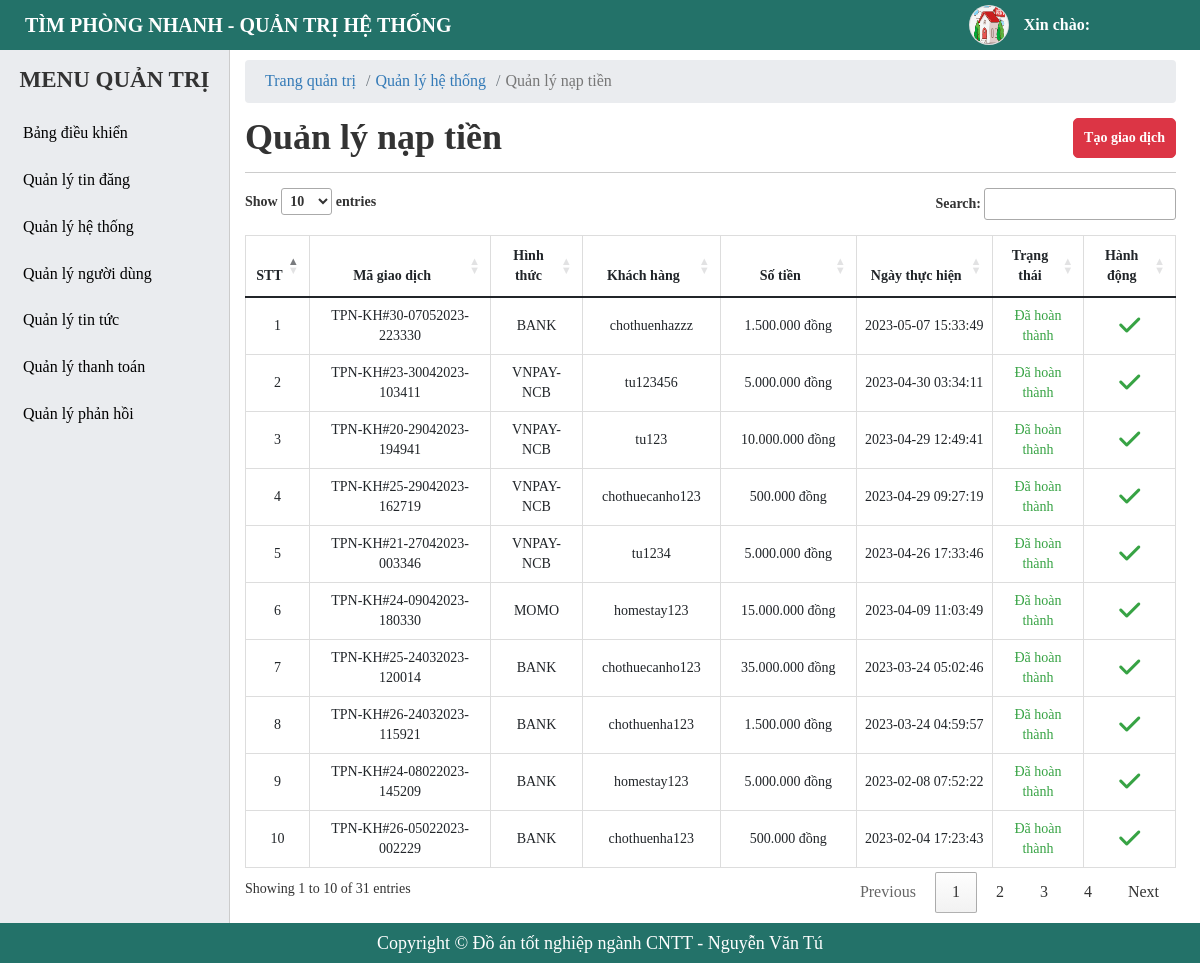
Page /admin/deposit-money-manager.php on the committed database.
### tables this page shows
CREATE TABLE `tbl_deposit_money` (
  `id` int(20) NOT NULL,
  `pay_code` varchar(255) NOT NULL,
  `pay_price` bigint(20) NOT NULL,
  `payments` varchar(255) NOT NULL,
  `user_id` bigint(20) NOT NULL,
  `status` tinyint(4) NOT NULL DEFAULT 0,
  `created_at` timestamp NOT NULL DEFAULT current_timestamp()
);

CREATE TABLE `tbl_user` (
  `id` bigint(20) NOT NULL,
  `fullname` varchar(255) NOT NULL,
  `username` varchar(255) NOT NULL,
  `password` varchar(255) NOT NULL,
  `email` varchar(255) NOT NULL,
  `phone` varchar(255) NOT NULL,
  `zalo` varchar(255) DEFAULT NULL,
  `address` varchar(255) DEFAULT NULL,
  `facebook` varchar(255) DEFAULT NULL,
  `avatar` varchar(255) DEFAULT NULL COMMENT 'ảnh đại diện',
  `balance` bigint(255) DEFAULT 0 COMMENT 'Số dư',
  `status` tinyint(4) NOT NULL DEFAULT 1 COMMENT 'trạng thái',
  `created_at` timestamp NOT NULL DEFAULT current_timestamp(),
  `created_ad` timestamp NOT NULL DEFAULT current_timestamp()
);

### admin/deposit-money-manager.php (the view, shortened to what this page needs)
<?php
    include './include/connect.php';
    $queryDep = $conn->prepare("SELECT dep.*, us.username FROM tbl_deposit_money dep JOIN tbl_user us ON us.id = dep.user_id ORDER BY dep.status ASC, dep.created_at DESC");
    $queryDep->execute();
    $resultsDep = $queryDep->fetchAll(PDO::FETCH_OBJ);
?>
<!DOCTYPE html>
<html lang="en">
<head>
    <?php include('include/link-css.php');?>
</head>
<body>
    <?php
     include('include/header.php');
    ?>
    <div id="main">
        <?php
        include('include/sidebar.php');
        ?>
        <div id="main-right">
            <nav aria-label="breadcrumb">
                <ol class="breadcrumb">
                    <li class="breadcrumb-item"><a href="#">Trang quản trị</a></li>
                    <li class="breadcrumb-item"><a href="#">Quản lý hệ thống</a></li>
                    <li class="breadcrumb-item active" aria-current="page">Quản lý nạp tiền</li>
                </ol>
            </nav>
            <section class="main-right-title">
                <div class="form-title">
                    <h1>Quản lý nạp tiền</h1>
                </div>
                <div class="account-btn">
                    <button class="btn btn-post btn-add">Tạo giao dịch</button>
                </div>
            </section>
            <div class="main-right-table">
                <table class="table table-bordered table-post-list" id = "table-manage">
                    <thead>
                        <tr>
                            <th style="width: 5%;" >STT</th>
                            <th style="width: 20%;" >Mã giao dịch</th>
                            <th style="width: 10%;" >Hình thức</th>
                            <th style="width: 15%;" >Khách hàng</th>
                            <th style="width: 15%;" >Số tiền</th>
                            <th style="width: 15%;" >Ngày thực hiện</th>
                            <th style="width: 10%;" >Trạng thái</th>
                            <th style="width: 10%;" >Hành động</th>
                        </tr>
                    </thead>
                    <tbody >
                        <?php foreach ($resultsDep as $key => $value) { ?>
                            <tr>
                                <td><?php echo $key+1 ?></td>
                                <td>
                                    <p><?php echo $value -> pay_code ?></p>
                                </td>
                                <td>
                                    <p><?php echo $value ->payments ?></p>
                                </td>
                                <td>
                                    <p><?php echo $value -> username ?></p>
                                </td>
                                <td>
                                <div class="post_price">
                                        <?php
                                            $tien = (int) $value->pay_price;
                                            $bien = number_format($tien,0,",",".");
                                            echo $bien." đồng";
                                        ?>
                                    </div>
                                </td>
                                <td>
                                    <p><?php echo $value -> created_at ?></p>
                                </td>
                                <td>
                                    <?php if( $value -> status == 1){ ?>
                                        <p style = "color: #37a344;" >Đã hoàn thành</p>
                                    <?php }else{ ?>
                                        <p style = "color: red;">Khởi tạo</p>
                                    <?php } ?>
                                </td>
                                <td>
                                    <?php if( $value -> status == 1){ ?>
                                        <p class="btn-setting btn-edit" style = "color: #37a344;"><i class="fa-solid fa-check"></i></p>
                                    <?php } ?>
                                </td>
                            </tr>
                        <?php } ?>
                    </tbody>
                </table>
            </div>
        </div>
    </div>
    <?php include('include/footer.php');?>
</body>
</html>

### admin/css/style.css (style rules this page uses)
* { margin: 0; padding: 0; box-sizing: border-box; font-family: "MS Mincho"; }
a, a:hover { text-decoration: none; transition: all 0.3s ease-in-out 0s; -moz-transition: all 0.3s ease-in-out 0s; -o-transition: all 0.3s ease-in-out 0s; -webkit-transition: all 0.3s ease-in-out 0s; -ms-transition: all 0.3s ease-in-out 0s; }
.btn { height: 40px; border-radius: 5px; border: 1px solid #3961fb; background: #3961fb; font-weight: 700; color: #fff; display: inline-flex; align-items: center; justify-content: center; text-decoration: none; cursor: pointer; padding: 0 10px; margin: 5px 0; }
body { height: 100%; }
#main-right { padding: 60px 24px 50px 245px; }
#main-right .breadcrumb { background-color: #eaecef; padding: 10px 20px; margin-bottom: 0; }
#main-right li, #main-right a { font-size: 16px; }
.main-right-title { display: flex; justify-content: space-between; border-bottom: 1px solid #ccc; margin-bottom: 15px; }
.form-title { margin: 15px 0; }
.form-title h1 { font-weight: 700; }
.account-btn { display: flex; justify-content: center; align-items: center; }
.btn-post { color: #fff; background-color: #dc3545; border-color: #dc3545; margin-left: 6px; }
#main-right .table-bordered th, .table-bordered td { text-align: center; font-size: 14px; }
.main-right-table .table-post-list { border-collapse: collapse; }
.table-post-list td { vertical-align: middle !important; white-space: normal; }
.table-post-list .btn-setting { margin: 0 5px; font-size: 24px !important; }

### rows in the picture
tbl_deposit_money: pay_code "TPN-KH#30-07052023-223330", payments "BANK", user.username "chothuenhazzz", pay_price "1.500.000", created_at "2023-05-07 15:33:49", status "Đã hoàn thành"
tbl_deposit_money: pay_code "TPN-KH#23-30042023-103411", payments "VNPAY-NCB", user.username "tu123456", pay_price "5.000.000", created_at "2023-04-30 03:34:11", status "Đã hoàn thành"
tbl_deposit_money: pay_code "TPN-KH#20-29042023-194941", payments "VNPAY-NCB", user.username "tu123", pay_price "10.000.000", created_at "2023-04-29 12:49:41", status "Đã hoàn thành"
tbl_deposit_money: pay_code "TPN-KH#25-29042023-162719", payments "VNPAY-NCB", user.username "chothuecanho123", pay_price "500.000", created_at "2023-04-29 09:27:19", status "Đã hoàn thành"
tbl_deposit_money: pay_code "TPN-KH#21-27042023-003346", payments "VNPAY-NCB", user.username "tu1234", pay_price "5.000.000", created_at "2023-04-26 17:33:46", status "Đã hoàn thành"
tbl_deposit_money: pay_code "TPN-KH#24-09042023-180330", payments "MOMO", user.username "homestay123", pay_price "15.000.000", created_at "2023-04-09 11:03:49", status "Đã hoàn thành"
tbl_deposit_money: pay_code "TPN-KH#25-24032023-120014", payments "BANK", user.username "chothuecanho123", pay_price "35.000.000", created_at "2023-03-24 05:02:46", status "Đã hoàn thành"
tbl_deposit_money: pay_code "TPN-KH#26-24032023-115921", payments "BANK", user.username "chothuenha123", pay_price "1.500.000", created_at "2023-03-24 04:59:57", status "Đã hoàn thành"
tbl_deposit_money: pay_code "TPN-KH#24-08022023-145209", payments "BANK", user.username "homestay123", pay_price "5.000.000", created_at "2023-02-08 07:52:22", status "Đã hoàn thành"
tbl_deposit_money: pay_code "TPN-KH#26-05022023-002229", payments "BANK", user.username "chothuenha123", pay_price "500.000", created_at "2023-02-04 17:23:43", status "Đã hoàn thành"
